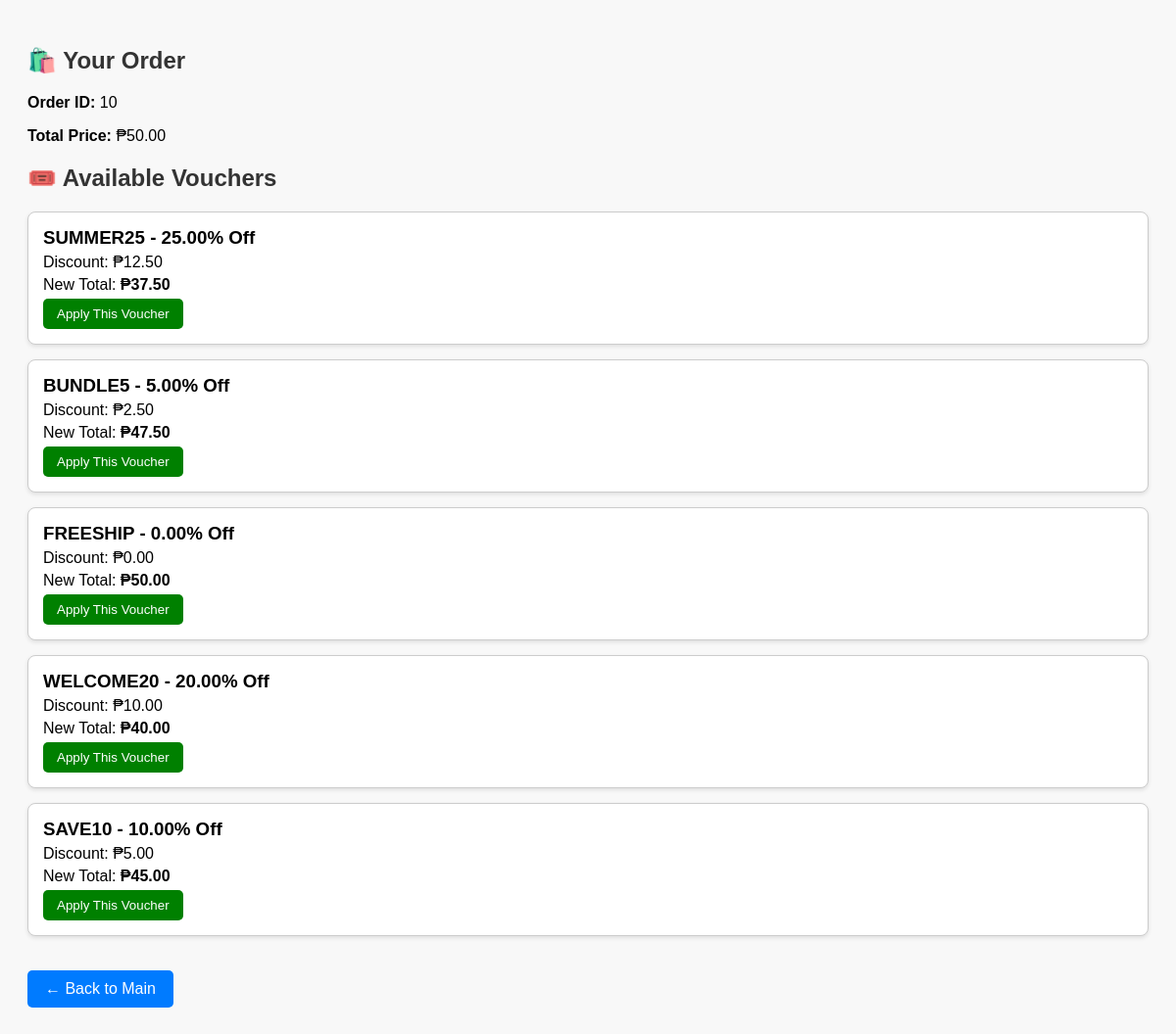
Screenshot of /available_vouchers.php (signed in) with the database file from the repository.
### tables this page shows
CREATE TABLE `orders` (
  `order_id` int(11) NOT NULL,
  `id` int(11) NOT NULL,
  `food_id` int(11) NOT NULL,
  `quantity` int(11) NOT NULL,
  `total_price` decimal(10,2) NOT NULL,
  `payment_method` varchar(50) NOT NULL,
  `payment_amount` decimal(10,2) DEFAULT NULL,
  `change` decimal(10,2) DEFAULT NULL,
  `location` text NOT NULL,
  `driver_id` int(11) DEFAULT NULL,
  `status` varchar(100) DEFAULT 'Pending Driver Confirmation',
  `order_date` datetime DEFAULT current_timestamp(),
  `assigned_at` datetime DEFAULT current_timestamp(),
  `voucher_id` int(100) NOT NULL
);

CREATE TABLE `vouchers` (
  `voucher_id` int(11) NOT NULL,
  `code` varchar(50) NOT NULL,
  `discount` decimal(5,2) NOT NULL,
  `expiry_date` date NOT NULL
);

### available_vouchers.php (the view, shortened to what this page needs)
    <?php
include "dbconfig.php";
$user_id = $_SESSION['user_id'];
$order_query = $conn->prepare("SELECT order_id, total_price, voucher_id FROM orders WHERE id = ? ORDER BY order_date DESC LIMIT 1");
$order_query->bind_param("i", $user_id);
$order_query->execute();
$order_result = $order_query->get_result();
$order = $order_result->fetch_assoc();
$order_id = $order['order_id'];
$order_total = $order['total_price'];
$voucher_applied = $order['voucher_id'];
$voucher_result = $conn->query("SELECT * FROM vouchers ORDER BY voucher_id DESC");
?>
<!DOCTYPE html>
<html lang="en">
<head>
</head>
<body>
<h2>🛍️ Your Order</h2>
<p><strong>Order ID:</strong> <?php echo $order_id; ?></p>
<p><strong>Total Price:</strong> ₱<?php echo number_format($order_total, 2); ?></p>
<?php if ($voucher_applied): ?>
    <div class="info">
        A voucher has already been applied to this order. You cannot apply another one.
    </div>
<?php else: ?>
    <h2>🎟️ Available Vouchers</h2>
    <?php if ($voucher_result->num_rows > 0): ?>
        <?php while ($voucher = $voucher_result->fetch_assoc()): ?>
            <?php
                $discount_amount = ($voucher['discount'] / 100) * $order_total;
                $new_total = $order_total - $discount_amount;
            ?>
            <div class="voucher">
                <h3><?php echo htmlspecialchars($voucher['code']); ?> - <?php echo $voucher['discount']; ?>% Off</h3>
                <p>Discount: ₱<?php echo number_format($discount_amount, 2); ?></p>
                <p>New Total: <strong>₱<?php echo number_format($new_total, 2); ?></strong></p>
                <form method="POST" action="apply_voucher.php">
                    <button type="submit" class="apply-btn">Apply This Voucher</button>
                </form>
            </div>
        <?php endwhile; ?>
    <?php else: ?>
        <p>No vouchers available at the moment.</p>
    <?php endif; ?>
<?php endif; ?>
<a href="main.php" class="back-btn">← Back to Main</a>
</body>
</html>

### available_vouchers.php (style rules this page uses)
body { font-family: Arial, sans-serif; padding: 20px; background: #f8f8f8; }
h2 { color: #333; }
.voucher { background: white; border: 1px solid #ccc; padding: 15px; margin-bottom: 15px; border-radius: 8px; box-shadow: 0 2px 4px rgba(0,0,0,0.1); }
.voucher h3 { margin: 0; }
.voucher p { margin: 5px 0; }
.apply-btn { background: green; color: white; padding: 8px 14px; border: none; border-radius: 5px; cursor: pointer; }
.back-btn { display: inline-block; margin-top: 20px; background: #007bff; color: white; padding: 10px 18px; text-decoration: none; border-radius: 5px; }

### rows the page displays
orders: order_id "10", total_price "50.00", total_price.discount "37.50", total_price.discount "47.50", total_price.discount "40.00", total_price.discount "45.00"
vouchers: code "SUMMER25", discount "25.00", discount.total_price "12.50"
vouchers: code "BUNDLE5", discount "5.00", discount.total_price "2.50"
vouchers: code "FREESHIP", discount "0.00"
vouchers: code "WELCOME20", discount "20.00", discount.total_price "10.00"
vouchers: code "SAVE10", discount "10.00", discount.total_price "5.00"
